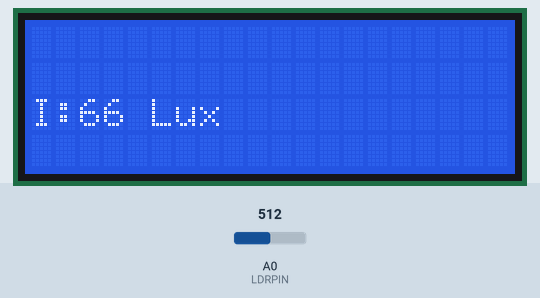
Bench run of a sketch on a simulated Arduino Uno, built with avr-gcc and run on an emulated ATmega328P. Shown: 20×4 character LCD. Inputs (shaded band) come from the test bench; at power-on: A0 (LDRPIN) = 512.

Above: at 1.2 s.
1.3 s: A0 (LDRPIN) set to 146
At 2.2 s:
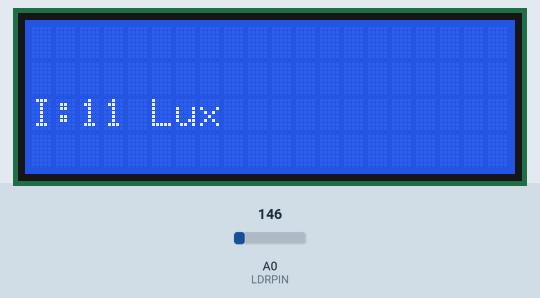
2.8 s: A0 (LDRPIN) set to 126
At 3.3 s:
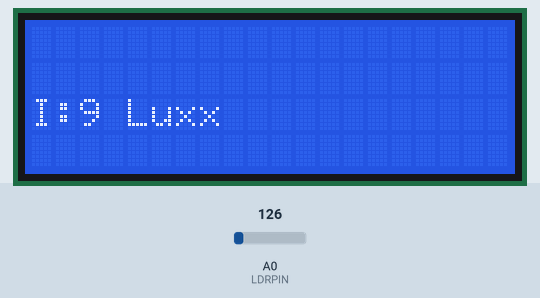
4.3 s: A0 (LDRPIN) set to 511
At 5.5 s:
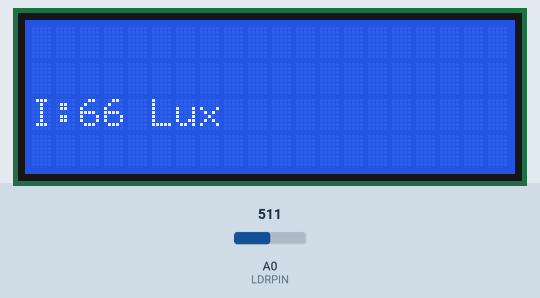
5.8 s: A0 (LDRPIN) set to 122
At 6.8 s:
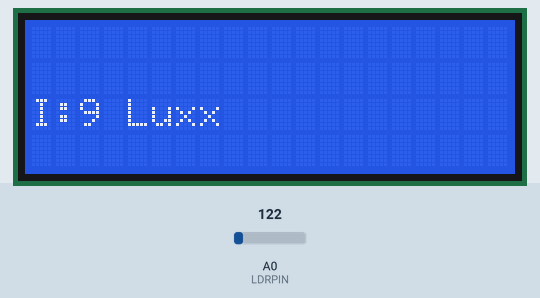
Timing chart, 0 to 8.3 s (numbered marks = the images above; inputs shaded):
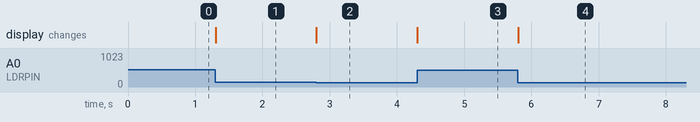

The sketch:

HumedadTemperaturaLCD.ino
```cpp
#include <LiquidCrystal.h>

/*
   Definimos las variables y constantes junto con los pin utilizados en la placa arduino
*/

// PIN's utilizados por la pantalla LCD
#define RS 12
#define E 11
#define D4 10
#define D5 9
#define D6 8
#define D7 7

LiquidCrystal lcd(RS, E, D4, D5, D6, D7); // Inicializamos la pantalla LCD

// Variables utilizadas para lectura de datos de la fotorresistencia
const long A = 1000;     //Resistencia en oscuridad en KΩ
const int B = 15;        //Resistencia a la luz (10 Lux) en KΩ
const int RC = 10;       //Resistencia calibracion en KΩ
const int LDRPIN = A0;   //Pin analogico de entrada del LDR

int valorActual; // Variable donde se almacena el valor de luminosidad
int valorLuminosidad; // Variable que nos servira para guardar el valor calculado de luminosidad que se tenga actualmente

void setup() {
  lcd.begin(20, 4); // Definimos el tipo de pantalla LCD utilizada
  Serial.begin(9600); // Inicializamos la comunicacion serie
}

void loop() {
  luminosidad();
}

void luminosidad(){
  /*
   *  Leemos el valor relativo de luminosidad actual y lo guardamos en una variable.
   *  El valor leido (desde Vcc) aumenta de manera proporcional con respecto a la luz recibida
   */
  valorActual = analogRead(LDRPIN);

  valorLuminosidad = ((long)valorActual * A * 10) / ((long)B * RC * (1024 - valorActual)); // Formula utilizada porque el LDR esta entre A0 y Vcc
  lcd.setCursor(0, 2); // Ubicamos la coredanada donde se mostrara el valor en la pantalla LCD
  lcd.write("I:");
  lcd.print(valorLuminosidad); // Imprimimos en pantalla el valor actualizado de luminosidad actual
  lcd.write(" Lux");
  //delay(1000); // Esperamos 1 segundo entre datos mostrados de luminosidad en pantalla LCD
}
```

Measured:
- the behaviour switches between 134 and 133 on A0 (LDRPIN) (found by bisection; images 1 and 2)
- after the input at 1.3 s, the display: changes at once (image 1)
- after the input at 2.8 s, the display: changes at once (image 2)
- after the input at 4.3 s, the display: changes at once (image 3)
- after the input at 5.8 s, the display: changes at once (image 4)
